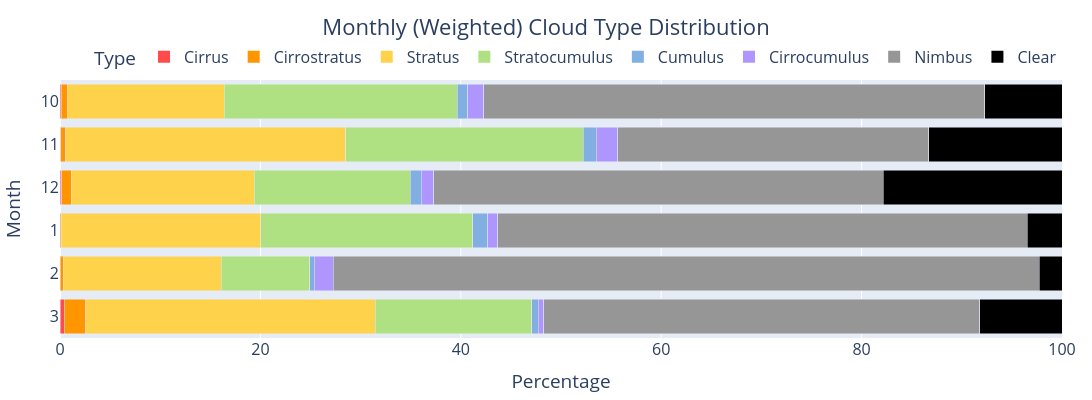

The cell this chart's notebook holds for it:
### Code cell
# cloud_types = ['Cirrus', 'Cirrostratus', 'Stratus', 'Stratocumulus',
#                'Cumulus', 'Cirrocumulus', 'Nimbus', 'Clear']
cloud_types = [
    'Cirrus_weighted', 'Cirrostratus_weighted', 'Stratus_weighted', 'Stratocumulus_weighted',
    'Cumulus_weighted', 'Cirrocumulus_weighted', 'Nimbus_weighted', 'Clear_weighted'
]

colors = [
    '#FF4B4B','#FF9600','#FFD24B','#AFE182',
    '#82AFE1','#AF96FF','#969696','#000000'
]

monthly_sum = df.groupby('Month')[cloud_types].sum()
month_order = [3, 2, 1, 12, 11, 10]

existing_months_in_order = [m for m in month_order if m in monthly_sum.index]
monthly_sum = monthly_sum.reindex(existing_months_in_order)

fig = go.Figure()

# add a bar for each cloud type
for i, cloud_type in enumerate(cloud_types):
    fig.add_trace(go.Bar(
        y=monthly_sum.index, x=monthly_sum[cloud_type],
        name=cloud_type, marker_color=colors[i],
        orientation='h', showlegend=False
    ))

for cloud_type, color in zip(reversed(cloud_types), reversed(colors)):
    fig.add_trace(go.Scatter(
        x=[None], y=[None], mode='markers',
        marker=dict(size=12, color=color, symbol="square"),
        name=cloud_type.replace('_weighted', ''), showlegend=True, hoverinfo='skip'
    ))

fig.update_layout(
    barmode='stack',
    barnorm='percent',
    title_text='Monthly (Weighted) Cloud Type Distribution',
    title_x=0.5, title_y=0.95,
    yaxis_title='Month',
    xaxis_title='Percentage',
    legend_title='Type',
    font=dict(
        size=16
    ),
    yaxis=dict(
        type='category',
        categoryorder='array',
        categoryarray=monthly_sum.index
    ),
    width=1200, height=400,
    margin=dict(l=50, r=30, t=80, b=50),
    legend=dict(
        orientation="h",
        yanchor="bottom",
        x=1, y=1.02,
        xanchor="right"
    )
)

fig.show()

### Figure 1 — Plotly figure (JSON) as saved in the notebook; plotly's stock layout.template omitted (floating-point values rounded to 4 significant figures)
{"data": [{"marker": {"color": "#FF4B4B"}, "name": "Cirrus_weighted", "orientation": "h", "showlegend": false, "type": "bar", "x": [4.232, 0.1727, 0.02218, 1.844, 0.8971, 0.5092], "y": [3, 2, 1, 12, 11, 10]}, {"marker": {"color": "#FF9600"}, "name": "Cirrostratus_weighted", "orientation": "h", "showlegend": false, "type": "bar", "x": [20.47, 1.036, 1.096, 10.75, 4.694, 2.464], "y": [3, 2, 1, 12, 11, 10]}, {"marker": {"color": "#FFD24B"}, "name": "Stratus_weighted", "orientation": "h", "showlegend": false, "type": "bar", "x": [277.7, 59.6, 202.4, 201.5, 267.8, 65.69], "y": [3, 2, 1, 12, 11, 10]}, {"marker": {"color": "#AFE182"}, "name": "Stratocumulus_weighted", "orientation": "h", "showlegend": false, "type": "bar", "x": [150.5, 33.26, 214.9, 171.6, 227.3, 97.23], "y": [3, 2, 1, 12, 11, 10]}, {"marker": {"color": "#82AFE1"}, "name": "Cumulus_weighted", "orientation": "h", "showlegend": false, "type": "bar", "x": [6.026, 1.771, 15.09, 12.18, 12.44, 4.289], "y": [3, 2, 1, 12, 11, 10]}, {"marker": {"color": "#AF96FF"}, "name": "Cirrocumulus_weighted", "orientation": "h", "showlegend": false, "type": "bar", "x": [5.304, 7.224, 10.44, 13.98, 20.66, 6.763], "y": [3, 2, 1, 12, 11, 10]}, {"marker": {"color": "#969696"}, "name": "Nimbus_weighted", "orientation": "h", "showlegend": false, "type": "bar", "x": [418.1, 266.1, 536.8, 495.1, 297.8, 209.2], "y": [3, 2, 1, 12, 11, 10]}, {"marker": {"color": "#000000"}, "name": "Clear_weighted", "orientation": "h", "showlegend": false, "type": "bar", "x": [79.1, 8.542, 35.25, 197.2, 127.4, 32.27], "y": [3, 2, 1, 12, 11, 10]}, {"hoverinfo": "skip", "marker": {"color": "#000000", "size": 12, "symbol": "square"}, "mode": "markers", "name": "Clear", "showlegend": true, "type": "scatter", "x": [null], "y": [null]}, {"hoverinfo": "skip", "marker": {"color": "#969696", "size": 12, "symbol": "square"}, "mode": "markers", "name": "Nimbus", "showlegend": true, "type": "scatter", "x": [null], "y": [null]}, {"hoverinfo": "skip", "marker": {"color": "#AF96FF", "size": 12, "symbol": "square"}, "mode": "markers", "name": "Cirrocumulus", "showlegend": true, "type": "scatter", "x": [null], "y": [null]}, {"hoverinfo": "skip", "marker": {"color": "#82AFE1", "size": 12, "symbol": "square"}, "mode": "markers", "name": "Cumulus", "showlegend": true, "type": "scatter", "x": [null], "y": [null]}, {"hoverinfo": "skip", "marker": {"color": "#AFE182", "size": 12, "symbol": "square"}, "mode": "markers", "name": "Stratocumulus", "showlegend": true, "type": "scatter", "x": [null], "y": [null]}, {"hoverinfo": "skip", "marker": {"color": "#FFD24B", "size": 12, "symbol": "square"}, "mode": "markers", "name": "Stratus", "showlegend": true, "type": "scatter", "x": [null], "y": [null]}, {"hoverinfo": "skip", "marker": {"color": "#FF9600", "size": 12, "symbol": "square"}, "mode": "markers", "name": "Cirrostratus", "showlegend": true, "type": "scatter", "x": [null], "y": [null]}, {"hoverinfo": "skip", "marker": {"color": "#FF4B4B", "size": 12, "symbol": "square"}, "mode": "markers", "name": "Cirrus", "showlegend": true, "type": "scatter", "x": [null], "y": [null]}], "layout": {"barmode": "stack", "barnorm": "percent", "font": {"size": 16}, "height": 400, "legend": {"orientation": "h", "title": {"text": "Type"}, "x": 1, "xanchor": "right", "y": 1.02, "yanchor": "bottom"}, "margin": {"b": 50, "l": 50, "r": 30, "t": 80}, "title": {"text": "Monthly (Weighted) Cloud Type Distribution", "x": 0.5, "y": 0.95}, "width": 1200, "xaxis": {"title": {"text": "Percentage"}}, "yaxis": {"categoryarray": [3, 2, 1, 12, 11, 10], "categoryorder": "array", "title": {"text": "Month"}, "type": "category"}}}
